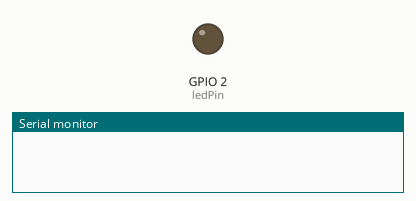
Simulated run of this sketch. Board: ESP8266 (NodeMCU). On the bench: output pins drawn as LEDs (lit = HIGH), the last lines printed to the serial monitor. WiFi joins after 1.5 s; servers stay silent unless stated; not simulated (calls return 0 or success): secrets.h. At 5.3 s the program puts the board to deep sleep or switches it off; the recording ends there.

Above: at 0.0 s.
At 5.2 s:
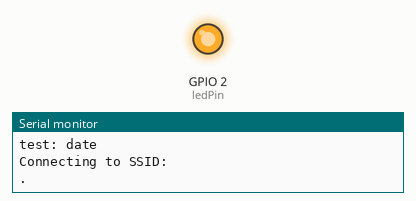
Timing chart, 0 to 5.3 s (numbered marks = the images above):
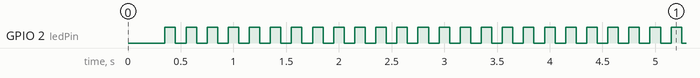

The sketch:

date.ino
```cpp
/*--------------------------------------------------------------
  Program:      date

  Description:  Connect to an NTP server and get the date.

  Hardware:     Adafruit Feather Huzzah.

  Software:     Developed using arduino-cli 0.20.2.

  Date:         31JAN2022

  Author:       Nicholas Wilde 0x08b7d7a3
--------------------------------------------------------------*/

#include <TimeLib.h>
#include <ESP8266WiFi.h>
#include <WiFiUdp.h>
#include <Ticker.h>
#include "secrets.h"
#include <stdio.h>

#define BAUD_RATE 115200        // baud rate used for Serial console
#define INTERVAL_BLINK 100      // blink interval (ms)
#define DELAY_WIFI 5            // delay between samples (s)
#define SYNC_INTERVAL 300
#define SLEEP_TIME 1            // sleep time (m)

const char ssid[] = SECRET_SSID;  //  your network SSID (name)
const char pass[] = SECRET_PASS;  // your network password
const char * myHostName = SECRET_HOSTNAME;

unsigned int localPort = 8888;  // local port to listen for UDP packets
const int ledPin = LED_BUILTIN;

Ticker blinker;
WiFiUDP Udp;
time_t getNtpTime();

void digitalClockDisplay();
void printDigits(int digits);
void sendNTPpacket(IPAddress &address);

// NTP Servers:
static const char ntpServerName[] = "us.pool.ntp.org";
//static const char ntpServerName[] = "time.nist.gov";
//static const char ntpServerName[] = "time-a.timefreq.bldrdoc.gov";
//static const char ntpServerName[] = "time-b.timefreq.bldrdoc.gov";
//static const char ntpServerName[] = "time-c.timefreq.bldrdoc.gov";

const int timeZone = 0;     // UTC
//const int timeZone = 1;   // Central European Time
//const int timeZone = -5;  // Eastern Standard Time (USA)
//const int timeZone = -4;  // Eastern Daylight Time (USA)
//const int timeZone = -7;  // Pacific Daylight Time (USA)
//const int timeZone = -8;  // Pacific Standard Time (USA)

void setup() {
  Serial.begin(BAUD_RATE);
  while (!Serial);
  delay(250);
  pinMode(ledPin, OUTPUT);
  WiFi.hostname(myHostName);
  Serial.println();
  Serial.println("test: date");
  conntectToWifi();
  Serial.println("Starting UDP");
  Udp.begin(localPort);
  Serial.print("Local port: ");
  Serial.println(Udp.localPort());
  Serial.println("Waiting for sync");
  setSyncProvider(getNtpTime);
  setSyncInterval(SYNC_INTERVAL);
}

void loop() {
  digitalWrite(ledPin, LOW);
  digitalClockDisplay();
  goToSleep();
}

void goToSleep(){
  Serial.print("Going to sleep for ");
  Serial.print(SLEEP_TIME);
  Serial.println(" minutes");
  ESP.deepSleep(SLEEP_TIME * 60 * 1e6);
}

void digitalClockDisplay() {
  // digital clock display of the time
  Serial.print("date: ");
  //2022-02-02T02:58:45Z
  //https://forum.arduino.cc/t/how-to-make-arduino-sync-time-from-internet/58815/5
  char timeToDisplay[20];

  sprintf(timeToDisplay, "%02d-%02d-%02dT%02d:%02d:%02dZ", year(), month(), day(), hour(), minute(), second());

  Serial.println(timeToDisplay);

  /*Serial.print(hour());
  printDigits(minute());
  printDigits(second());
  Serial.print(" ");
  Serial.print(day());
  Serial.print(".");
  Serial.print(month());
  Serial.print(".");
  Serial.print(year());
  Serial.println();*/
}

void printDigits(int digits){
  // utility for digital clock display: prints preceding colon and leading 0
  Serial.print(":");
  if (digits < 10)
    Serial.print('0');
  Serial.print(digits);
}

void changeState(){
  digitalWrite(ledPin, !(digitalRead(ledPin)));
}

void conntectToWifi(){
  blinker.attach_ms(INTERVAL_BLINK, changeState);
  Serial.print("Connecting to SSID: ");
  Serial.println(ssid);
  while(WiFi.status() != WL_CONNECTED){
    WiFi.begin(ssid, pass);  // Connect to WPA/WPA2 network. Change this line if using open or WEP network
    Serial.print(".");
    delay(DELAY_WIFI*1e3);
  }
  blinker.detach();
  Serial.println("connected");
  Serial.print("IP Address: ");
  Serial.println(WiFi.localIP());
  Serial.print("Hostname: ");
  Serial.println(WiFi.hostname());
}

/*-------- NTP code ----------*/

const int NTP_PACKET_SIZE = 48; // NTP time is in the first 48 bytes of message
byte packetBuffer[NTP_PACKET_SIZE]; //buffer to hold incoming & outgoing packets

time_t getNtpTime(){
  IPAddress ntpServerIP; // NTP server's ip address

  while (Udp.parsePacket() > 0) ; // discard any previously received packets
  Serial.println("Transmitting NTP Request");
  // get a random server from the pool
  WiFi.hostByName(ntpServerName, ntpServerIP);
  Serial.print(ntpServerName);
  Serial.print(": ");
  Serial.println(ntpServerIP);
  sendNTPpacket(ntpServerIP);
  uint32_t beginWait = millis();
  while (millis() - beginWait < 1500) {
    int size = Udp.parsePacket();
    if (size >= NTP_PACKET_SIZE) {
      Serial.println("Receiving NTP Response");
      Udp.read(packetBuffer, NTP_PACKET_SIZE);  // read packet into the buffer
      unsigned long secsSince1900;
      // convert four bytes starting at location 40 to a long integer
      secsSince1900 =  (unsigned long)packetBuffer[40] << 24;
      secsSince1900 |= (unsigned long)packetBuffer[41] << 16;
      secsSince1900 |= (unsigned long)packetBuffer[42] << 8;
      secsSince1900 |= (unsigned long)packetBuffer[43];
      return secsSince1900 - 2208988800UL + timeZone * SECS_PER_HOUR;
    }
  }
  Serial.println("No NTP Response :-(");
  return 0; // return 0 if unable to get the time
}

// send an NTP request to the time server at the given address
void sendNTPpacket(IPAddress &address) {
  // set all bytes in the buffer to 0
  memset(packetBuffer, 0, NTP_PACKET_SIZE);
  // Initialize values needed to form NTP request
  // (see URL above for details on the packets)
  packetBuffer[0] = 0b11100011;   // LI, Version, Mode
  packetBuffer[1] = 0;     // Stratum, or type of clock
  packetBuffer[2] = 6;     // Polling Interval
  packetBuffer[3] = 0xEC;  // Peer Clock Precision
  // 8 bytes of zero for Root Delay & Root Dispersion
  packetBuffer[12] = 49;
  packetBuffer[13] = 0x4E;
  packetBuffer[14] = 49;
  packetBuffer[15] = 52;
  // all NTP fields have been given values, now
  // you can send a packet requesting a timestamp:
  Udp.beginPacket(address, 123); //NTP requests are to port 123
  Udp.write(packetBuffer, NTP_PACKET_SIZE);
  Udp.endPacket();
}
```
